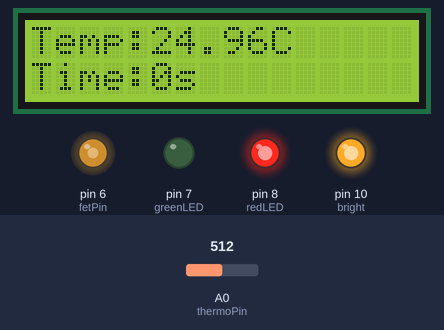
This sketch was run on a simulated Arduino Uno, built with avr-gcc and run on an emulated ATmega328P. On the bench: 16×2 character LCD, output pins drawn as LEDs (lit = HIGH). The inputs (shaded band) are chosen by the test bench; at power-on: A0 (thermoPin) = 512. What the sketch prints to the serial monitor is not drawn.

Above: at 1.2 s.
1.3 s: A0 (thermoPin) set to 666
At 2.4 s:
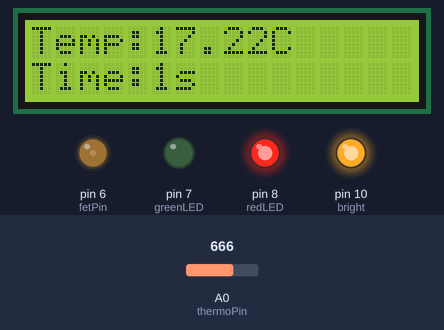
4.3 s: A0 (thermoPin) set to 696
At 5.5 s:
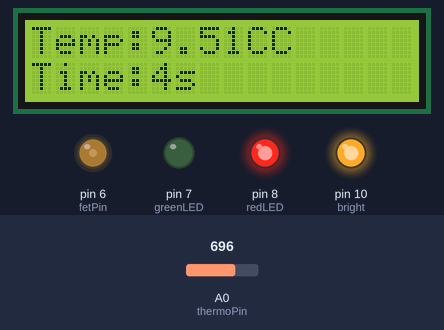
7.3 s: A0 (thermoPin) set to 781
At 8.6 s:
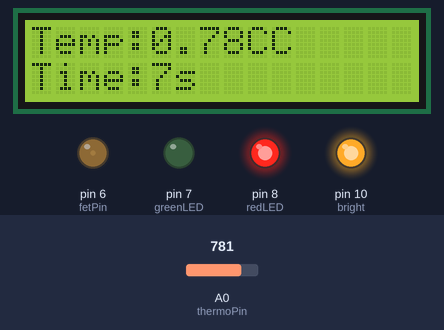
10.3 s: A0 (thermoPin) set to 798
At 12.3 s:
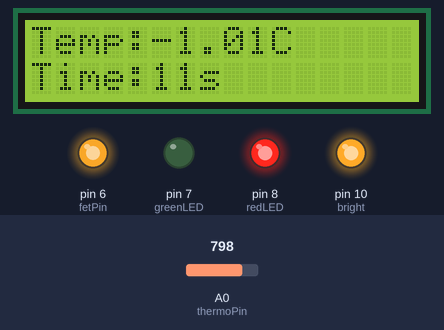
13.3 s: A0 (thermoPin) set to 1014
At 15.9 s:
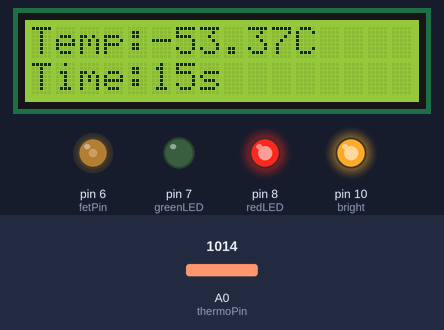
16.3 s: A0 (thermoPin) set to 1023
At 18.0 s:
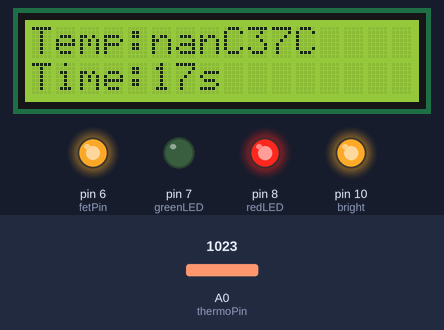
Timing chart, 0 to 20.3 s (numbered marks = the images above; inputs shaded):
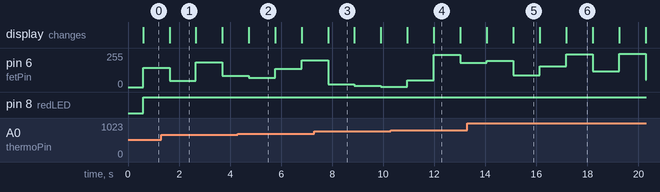

The sketch:

initialTest_PTCheaterScreenPID.ino
```cpp
//LCD initialisation
#include <LiquidCrystal.h>
LiquidCrystal lcd(12, 11, 2, 3, 4, 5);
#define contrast 9
#define bright 10

//LAMP values
const double targetTemp = 65;
const double minTemp = 63;
const double maxTemp = 68;
const double timeMin = 45;

//PID initialisation
const double kp = 2;
const double ki = 5;
const double kd = 1;

unsigned long currentTime, previousTime;
double elapsedTime, error, lastError, addError, rateError;

//Initialising Pins
#define thermoPin A0
#define fetPin 6
#define greenLED 7
#define redLED 8

//NTC Variables
#define thermoOhm 1000000             //NTC nominal resistance
#define thermoOhmTemp 25              //NTC temperature for nominal resistance
#define thermoBeta 3950               //Beta for NTC

//Other Variables
#define seriesResistor 1000000        //Value of R2
#define heatAdjust 10                 //Adjustment of voltage to correct temp
#define numSamples 50
int samples[numSamples];

double timeActual = timeMin * 60000;
uint8_t i;
int set, timeSeconds;
double adcvalue, thermoValue, steinhart;

void setup(void) {
  Serial.begin(9600);
  analogReference(EXTERNAL);          //3V3 AREF

  //LCD setup
  lcd.begin(16, 2);
  pinMode(contrast, OUTPUT);
  pinMode(bright, OUTPUT);
  digitalWrite(contrast, LOW);
  analogWrite(bright, 255);

  lcd.print("Temp:");
  lcd.setCursor(0, 1);
  lcd.print("Time:");

  pinMode(fetPin, OUTPUT);
  pinMode(greenLED, OUTPUT);
  pinMode(redLED, OUTPUT);
}

void loop(void) {
  //Taking samples
  for (i = 0; i < numSamples; i++) {
    samples[i] = analogRead(thermoPin);
    delay(10);
  }
  adcvalue = 0;

  //averaging samples
  for (i = 0; i < numSamples; i++) {
    adcvalue += samples[i];
  }
  adcvalue /= numSamples;


  /*            Math
     Voltage divider: Vo=Vcc(R2/R1+R2)
     ADC value = vo*1023/Varef
     ADC value = Vcc(R2/R1+R2)*1023/Varef
     Varef=Vcc
     ADC value= (R2/R1+R2)*1023
     R2 = - (R1 * ADC value)/(ADC value - 1023)
  */
  thermoValue = -(seriesResistor * adcvalue) / (adcvalue - 1023);

  /*   Steinhart-Hart Equation
     1/T = (1/To) + 1/B * ln(R/Ro)
  */
  steinhart = thermoValue / thermoOhm;            // (R/Ro)
  steinhart = log(steinhart);                     // ln(R/Ro)
  steinhart /= thermoBeta;                        // 1/B * ln(R/Ro)
  steinhart += 1.0 / (thermoOhmTemp + 273.15);    // + (1/To)
  steinhart = 1.0 / steinhart;                    // Invert
  steinhart -= 273.15;                            // convert absolute temp to C

  //Serial.print("Temp:");
  //Serial.print(steinhart);
  //Serial.print("°C ");
  lcd.setCursor(5, 0);
  lcd.print(steinhart);
  lcd.print("C");

  set = PID(steinhart);
  analogWrite(fetPin, set);

  //Serial.print("PWM:");
  //Serial.println(set);

  //Turn on red LED if out of temp zone, green if in temp zone and both if the time limit has elapsed
  if (steinhart > minTemp && steinhart < maxTemp) {
    digitalWrite(greenLED, HIGH);
    digitalWrite(redLED, LOW);
  } else {
    digitalWrite(greenLED, LOW);
    digitalWrite(redLED, HIGH);
  }

  if (millis() > timeActual) {
    digitalWrite(greenLED, HIGH);
    digitalWrite(redLED, HIGH);
  }

  //Print time elapsed
  lcd.setCursor(5, 1);
  timeSeconds = millis() / 1000;
  lcd.print(timeSeconds);
  lcd.print("s");

  delay(500);
}

//Using PID to get a more accurate result
int PID(int currentTemp){
  currentTime = millis();
  Serial.print("currentTime:");
  Serial.println(currentTime);
  elapsedTime = (double)(currentTime - previousTime);
  Serial.print("elapsedTime:");
  Serial.println(elapsedTime);

  error = targetTemp - currentTemp;
  Serial.print("error:");
  Serial.println(error);
  addError += error * elapsedTime;                  //Integral
  //rateError = (error - lastError)/elapsedTime;      //Derivative
  Serial.print("addError:");
  Serial.println(addError);
  //PID variable = proportionalGain*errorValue + integralGain*integralOfError + derivativeGain*rateError
  double output = kp*error + ki*addError;      //PI
  Serial.print("output:");
  Serial.println(output);
  lastError = error;
  previousTime = currentTime;

  return output;
}

/*                      Links
   Source: https://learn.adafruit.com/thermistor/overview
   Steinhart-Hart: https://en.wikipedia.org/wiki/Thermistor
   PID: https://www.teachmemicro.com/arduino-pid-control-tutorial/#:~:text=values%20are%20achieved.-,Implementing%20PID%20in%20Code,value%20and%20set%20point%20value.&text=output%20%3D%20Kp%20*%20error%20%2B%20Ki%20*%20cumError,-%2B%20Kd%20*%20rateError%3B&text=Here%2C%20the%20Kp%2C%20Ki%20and%20Kd%20are%20the%20predetermined%20constants
*/
```

Measured:
- the behaviour switches between 684 and 685 on A0 (thermoPin) (found by bisection; images 1 and 2)
- the behaviour switches between 788 and 789 on A0 (thermoPin) (found by bisection; images 3 and 4)
- the behaviour switches between 1022 and 1023 on A0 (thermoPin) (found by bisection; images 5 and 6)
- after the input at 4.3 s, the display: changes after 0.43 s (image 2)
- after the input at 10.3 s, the display: first changes after 0.65 s (image 4 shows a later state)
- after the input at 16.3 s, the display: changes after 0.87 s (image 6)
- what the display in image 1 shows lasts 1.1 s, from 1.6 s to 2.7 s
